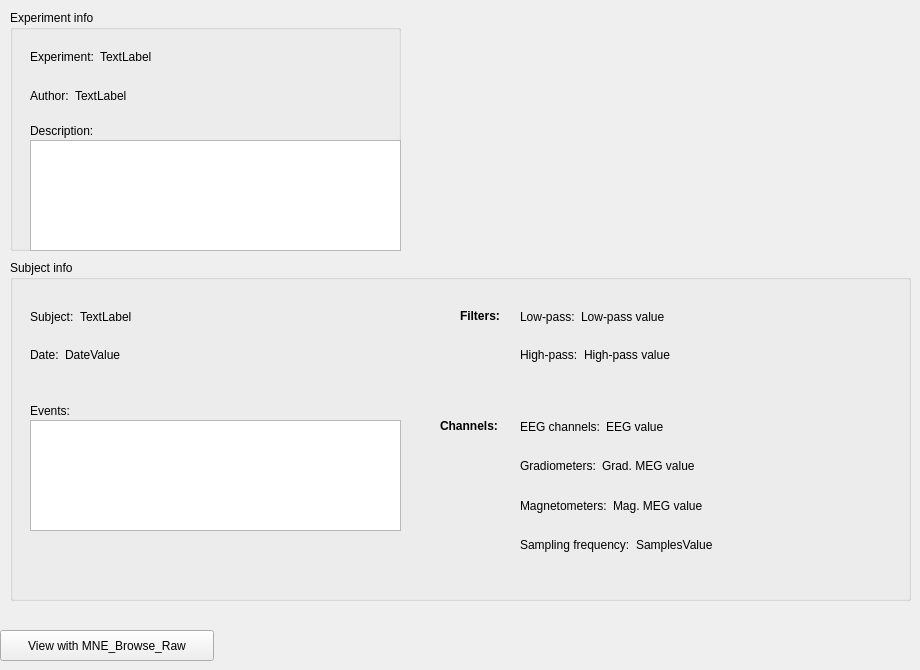
            <widget class="QWidget" name="tabRaw">
             <attribute name="title">
              <string>Info</string>
             </attribute>
             <widget class="QGroupBox" name="groupBoxExperiment">
              <property name="geometry">
               <rect>
                <x>10</x>
                <y>10</y>
                <width>391</width>
                <height>241</height>
               </rect>
              </property>
              <property name="title">
               <string>Experiment info</string>
              </property>
              <widget class="QWidget" name="verticalLayoutWidget_3">
               <property name="geometry">
                <rect>
                 <x>20</x>
                 <y>40</y>
                 <width>371</width>
                 <height>71</height>
                </rect>
               </property>
               <layout class="QVBoxLayout" name="verticalLayout_4">
                <item>
                 <layout class="QFormLayout" name="formLayout_4">
                  <item row="0" column="0">
                   <widget class="QLabel" name="labelExperiment">
                    <property name="text">
                     <string>Experiment:</string>
                    </property>
                   </widget>
                  </item>
                  <item row="0" column="1">
                   <widget class="QLabel" name="labelExperimentName">
                    <property name="text">
                     <string>TextLabel</string>
                    </property>
                   </widget>
                  </item>
                 </layout>
                </item>
                <item>
                 <layout class="QFormLayout" name="formLayout_5">
                  <item row="0" column="0">
                   <widget class="QLabel" name="labelAuthor">
                    <property name="text">
                     <string>Author:</string>
                    </property>
                   </widget>
                  </item>
                  <item row="0" column="1">
                   <widget class="QLabel" name="labelAuthorName">
                    <property name="text">
                     <string>TextLabel</string>
                    </property>
                   </widget>
                  </item>
                 </layout>
                </item>
               </layout>
              </widget>
              <widget class="QLabel" name="labelDescription">
               <property name="geometry">
                <rect>
                 <x>20</x>
                 <y>110</y>
                 <width>79</width>
                 <height>21</height>
                </rect>
               </property>
               <property name="text">
                <string>Description:</string>
               </property>
              </widget>
              <widget class="QTextBrowser" name="textBrowserExperimentDescription">
               <property name="geometry">
                <rect>
                 <x>20</x>
                 <y>130</y>
                 <width>371</width>
                 <height>111</height>
                </rect>
               </property>
              </widget>
             </widget>
             <widget class="QGroupBox" name="groupBoxSubject">
              <property name="geometry">
               <rect>
                <x>10</x>
                <y>260</y>
                <width>901</width>
                <height>341</height>
               </rect>
              </property>
              <property name="title">
               <string>Subject info</string>
              </property>
              <widget class="QWidget" name="verticalLayoutWidget">
               <property name="geometry">
                <rect>
                 <x>20</x>
                 <y>40</y>
                 <width>371</width>
                 <height>71</height>
                </rect>
               </property>
               <layout class="QVBoxLayout" name="verticalLayout_5">
                <item>
                 <layout class="QHBoxLayout" name="horizontalLayout_3">
                  <item>
                   <widget class="QLabel" name="labelSubject">
                    <property name="text">
                     <string>Subject:</string>
                    </property>
                   </widget>
                  </item>
                  <item>
                   <widget class="QLabel" name="labelSubjectValue">
                    <property name="sizePolicy">
                     <sizepolicy hsizetype="Expanding" vsizetype="Preferred">
                      <horstretch>0</horstretch>
                      <verstretch>0</verstretch>
                     </sizepolicy>
                    </property>
                    <property name="text">
                     <string>TextLabel</string>
                    </property>
                   </widget>
                  </item>
                 </layout>
                </item>
                <item>
                 <layout class="QHBoxLayout" name="horizontalLayout_22">
                  <item>
                   <widget class="QLabel" name="labelDate">
                    <property name="text">
                     <string>Date:</string>
                    </property>
                   </widget>
                  </item>
                  <item>
                   <widget class="QLabel" name="labelDateValue">
                    <property name="sizePolicy">
                     <sizepolicy hsizetype="Expanding" vsizetype="Preferred">
                      <horstretch>0</horstretch>
                      <verstretch>0</verstretch>
                     </sizepolicy>
                    </property>
                    <property name="text">
                     <string>DateValue</string>
                    </property>
                   </widget>
                  </item>
                 </layout>
                </item>
               </layout>
              </widget>
              <widget class="QWidget" name="layoutWidget_7">
               <property name="geometry">
                <rect>
                 <x>510</x>
                 <y>150</y>
                 <width>371</width>
                 <height>151</height>
                </rect>
               </property>
               <layout class="QVBoxLayout" name="verticalLayout_8">
                <item>
                 <layout class="QHBoxLayout" name="horizontalLayout_6">
                  <item>
                   <widget class="QLabel" name="labelEEG">
                    <property name="text">
                     <string>EEG channels:</string>
                    </property>
                   </widget>
                  </item>
                  <item>
                   <widget class="QLabel" name="labelEEGValue">
                    <property name="sizePolicy">
                     <sizepolicy hsizetype="Expanding" vsizetype="Preferred">
                      <horstretch>0</horstretch>
                      <verstretch>0</verstretch>
                     </sizepolicy>
                    </property>
                    <property name="text">
                     <string>EEG value</string>
                    </property>
                   </widget>
                  </item>
                 </layout>
                </item>
                <item>
                 <layout class="QHBoxLayout" name="horizontalLayout_7">
                  <item>
                   <widget class="QLabel" name="labelGradMEG">
                    <property name="text">
                     <string>Gradiometers:</string>
                    </property>
                   </widget>
                  </item>
                  <item>
                   <widget class="QLabel" name="labelGradMEGValue">
                    <property name="sizePolicy">
                     <sizepolicy hsizetype="Expanding" vsizetype="Preferred">
                      <horstretch>0</horstretch>
                      <verstretch>0</verstretch>
                     </sizepolicy>
                    </property>
                    <property name="text">
                     <string>Grad. MEG value</string>
                    </property>
                   </widget>
                  </item>
                 </layout>
                </item>
                <item>
                 <layout class="QHBoxLayout" name="horizontalLayout_8">
                  <item>
                   <widget class="QLabel" name="labelMagMEG">
                    <property name="text">
                     <string>Magnetometers:</string>
                    </property>
                   </widget>
                  </item>
                  <item>
                   <widget class="QLabel" name="labelMagMEGValue">
                    <property name="sizePolicy">
                     <sizepolicy hsizetype="Expanding" vsizetype="Preferred">
                      <horstretch>0</horstretch>
                      <verstretch>0</verstretch>
                     </sizepolicy>
                    </property>
                    <property name="text">
                     <string>Mag. MEG value</string>
                    </property>
                   </widget>
                  </item>
                 </layout>
                </item>
                <item>
                 <layout class="QHBoxLayout" name="horizontalLayout_9">
                  <item>
                   <widget class="QLabel" name="labelSamples">
                    <property name="text">
                     <string>Sampling frequency:</string>
                    </property>
                   </widget>
                  </item>
                  <item>
                   <widget class="QLabel" name="labelSamplesValue">
                    <property name="sizePolicy">
                     <sizepolicy hsizetype="Expanding" vsizetype="Preferred">
                      <horstretch>0</horstretch>
                      <verstretch>0</verstretch>
                     </sizepolicy>
                    </property>
                    <property name="text">
                     <string>SamplesValue</string>
                    </property>
                   </widget>
                  </item>
                 </layout>
                </item>
               </layout>
              </widget>
              <widget class="QWidget" name="layoutWidget_6">
               <property name="geometry">
                <rect>
                 <x>510</x>
                 <y>40</y>
                 <width>371</width>
                 <height>71</height>
                </rect>
               </property>
               <layout class="QVBoxLayout" name="verticalLayout_7">
                <item>
                 <layout class="QHBoxLayout" name="horizontalLayout_4">
                  <item>
                   <widget class="QLabel" name="labelLow">
                    <property name="lineWidth">
                     <number>1</number>
                    </property>
                    <property name="text">
                     <string>Low-pass:</string>
                    </property>
                    <property name="scaledContents">
                     <bool>true</bool>
                    </property>
                   </widget>
                  </item>
                  <item>
                   <widget class="QLabel" name="labelLowValue">
                    <property name="sizePolicy">
                     <sizepolicy hsizetype="Expanding" vsizetype="Preferred">
                      <horstretch>0</horstretch>
                      <verstretch>0</verstretch>
                     </sizepolicy>
                    </property>
                    <property name="text">
                     <string>Low-pass value</string>
                    </property>
                   </widget>
                  </item>
                 </layout>
                </item>
                <item>
                 <layout class="QHBoxLayout" name="horizontalLayout_5">
                  <item>
                   <widget class="QLabel" name="labelHigh">
                    <property name="text">
                     <string>High-pass:</string>
                    </property>
                   </widget>
                  </item>
                  <item>
                   <widget class="QLabel" name="labelHighValue">
                    <property name="sizePolicy">
                     <sizepolicy hsizetype="Expanding" vsizetype="Preferred">
                      <horstretch>0</horstretch>
                      <verstretch>0</verstretch>
                     </sizepolicy>
                    </property>
                    <property name="text">
                     <string>High-pass value</string>
                    </property>
                   </widget>
                  </item>
                 </layout>
                </item>
               </layout>
              </widget>
              <widget class="QLabel" name="labelChannels">
               <property name="geometry">
                <rect>
                 <x>430</x>
                 <y>150</y>
                 <width>81</width>
                 <height>31</height>
                </rect>
               </property>
               <property name="font">
                <font>
                 <weight>75</weight>
                 <bold>true</bold>
                </font>
               </property>
               <property name="text">
                <string>Channels:</string>
               </property>
              </widget>
              <widget class="QLabel" name="labelFilters">
               <property name="geometry">
                <rect>
                 <x>450</x>
                 <y>40</y>
                 <width>61</width>
                 <height>31</height>
                </rect>
               </property>
               <property name="font">
                <font>
                 <weight>75</weight>
                 <bold>true</bold>
                </font>
               </property>
               <property name="text">
                <string>Filters:</string>
               </property>
              </widget>
              <widget class="QTextBrowser" name="textBrowserEvents">
               <property name="geometry">
                <rect>
                 <x>20</x>
                 <y>160</y>
                 <width>371</width>
                 <height>111</height>
                </rect>
               </property>
              </widget>
              <widget class="QLabel" name="labelEvents">
               <property name="geometry">
                <rect>
                 <x>20</x>
                 <y>140</y>
                 <width>66</width>
                 <height>21</height>
                </rect>
               </property>
               <property name="text">
                <string>Events:</string>
               </property>
              </widget>
             </widget>
             <widget class="QPushButton" name="pushButtonMNE_Browse_Raw">
              <property name="geometry">
               <rect>
                <x>0</x>
                <y>630</y>
                <width>214</width>
                <height>31</height>
               </rect>
              </property>
              <property name="text">
               <string>View with MNE_Browse_Raw</string>
              </property>
             </widget>
            </widget>
